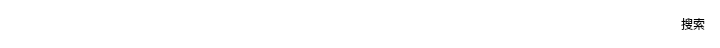
      <widget class="QFrame" name="sc_search">
       <property name="geometry">
        <rect>
         <x>20</x>
         <y>96</y>
         <width>720</width>
         <height>48</height>
        </rect>
       </property>
       <property name="styleSheet">
        <string notr="true">border-radius: 16px;
background-color: #ffffff;</string>
       </property>
       <property name="frameShape">
        <enum>QFrame::StyledPanel</enum>
       </property>
       <property name="frameShadow">
        <enum>QFrame::Raised</enum>
       </property>
       <layout class="QHBoxLayout">
        <property name="spacing">
         <number>15</number>
        </property>
        <property name="leftMargin">
         <number>15</number>
        </property>
        <property name="topMargin">
         <number>0</number>
        </property>
        <property name="rightMargin">
         <number>15</number>
        </property>
        <property name="bottomMargin">
         <number>0</number>
        </property>
        <item>
         <widget class="QLabel" name="sc_s_icon">
          <property name="minimumSize">
           <size>
            <width>25</width>
            <height>25</height>
           </size>
          </property>
          <property name="styleSheet">
           <string notr="true">image: url(:/collect/img/Collect/search.png);</string>
          </property>
          <property name="text">
           <string/>
          </property>
         </widget>
        </item>
        <item>
         <widget class="QTextEdit" name="sc_s_input">
          <property name="minimumSize">
           <size>
            <width>0</width>
            <height>48</height>
           </size>
          </property>
          <property name="maximumSize">
           <size>
            <width>16777215</width>
            <height>48</height>
           </size>
          </property>
          <property name="styleSheet">
           <string notr="true">padding:10px 0;</string>
          </property>
          <property name="verticalScrollBarPolicy">
           <enum>Qt::ScrollBarAlwaysOff</enum>
          </property>
          <property name="horizontalScrollBarPolicy">
           <enum>Qt::ScrollBarAlwaysOff</enum>
          </property>
          <property name="html">
           <string>&lt;!DOCTYPE HTML PUBLIC &quot;-//W3C//DTD HTML 4.0//EN&quot; &quot;http://www.w3.org/TR/REC-html40/strict.dtd&quot;&gt;
&lt;html&gt;&lt;head&gt;&lt;meta name=&quot;qrichtext&quot; content=&quot;1&quot; /&gt;&lt;style type=&quot;text/css&quot;&gt;
p, li { white-space: pre-wrap; }
&lt;/style&gt;&lt;/head&gt;&lt;body style=&quot; font-family:'微软雅黑'; font-size:16px; font-weight:400; font-style:normal;&quot;&gt;
&lt;p style=&quot; margin-top:0px; margin-bottom:0px; margin-left:0px; margin-right:0px; -qt-block-indent:0; text-indent:0px;&quot;&gt;&lt;span style=&quot; font-size:16px;&quot;&gt;    &lt;/span&gt;&lt;/p&gt;
&lt;p style=&quot;-qt-paragraph-type:empty; margin-top:0px; margin-bottom:0px; margin-left:0px; margin-right:0px; -qt-block-indent:0; text-indent:0px; line-height:48px; background-color:#7fffd4;&quot;&gt;&lt;br /&gt;&lt;/p&gt;&lt;/body&gt;&lt;/html&gt;</string>
          </property>
         </widget>
        </item>
        <item>
         <widget class="QPushButton" name="sc_s_searchButton">
          <property name="text">
           <string>搜索</string>
          </property>
         </widget>
        </item>
       </layout>
      </widget>
